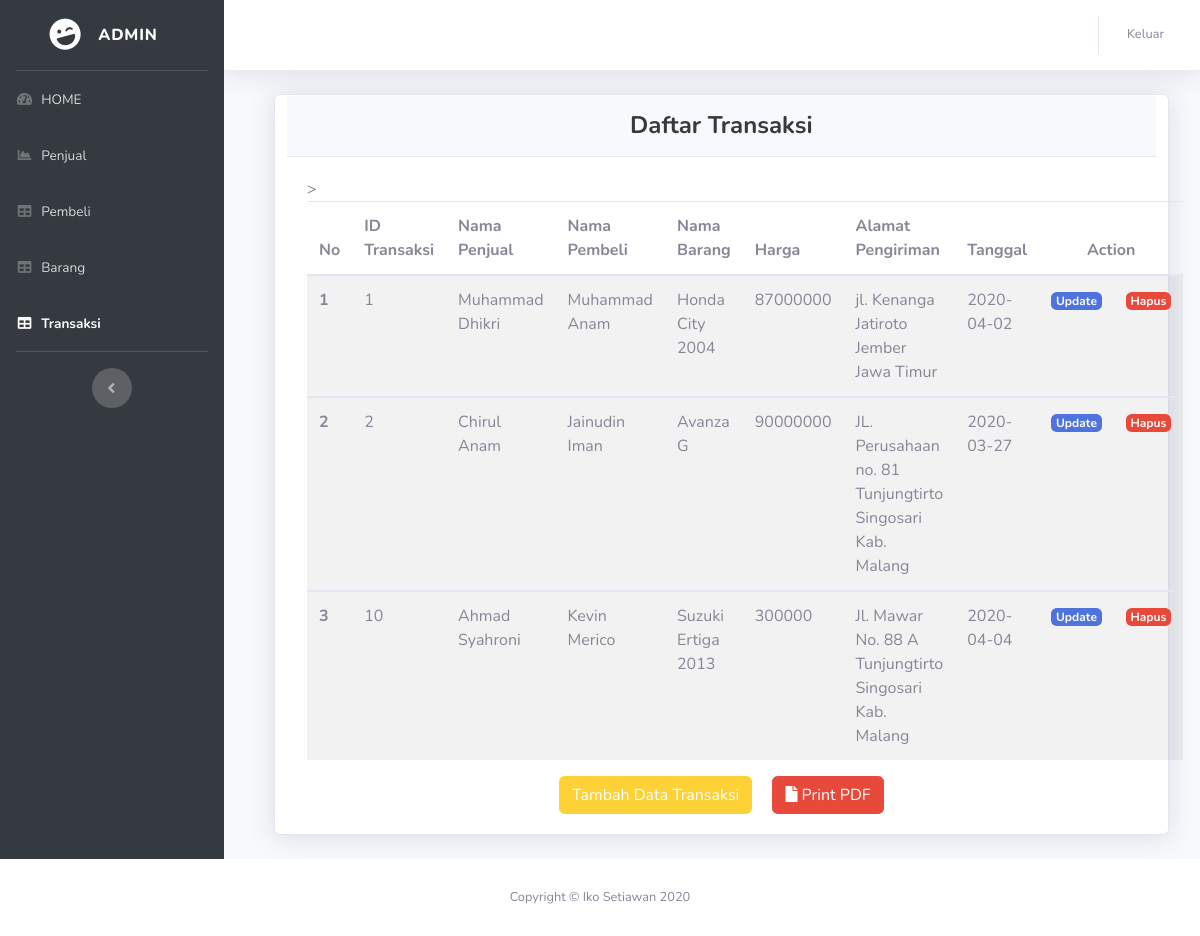
Screenshot of /index.php/admin/tampilTransaksi with the database file from the repository.
### tables this page shows
CREATE TABLE `tb_transaksi` (
  `id_transaksi` int(11) NOT NULL,
  `id_barang` int(11) NOT NULL,
  `id_penjual` int(11) NOT NULL,
  `id_pembeli` int(11) NOT NULL,
  `nama_penjual` varchar(64) NOT NULL,
  `nama_pembeli` varchar(64) NOT NULL,
  `nama_barang` varchar(128) NOT NULL,
  `harga` bigint(255) NOT NULL,
  `alamat_pengiriman` varchar(256) NOT NULL,
  `tanggal` date NOT NULL
);

### application/controllers/Admin.php (called while the page is built, shortened)
<?php
class Admin extends CI_Controller
{
    public function __construct()
    {
        $this->load->model('M_penjual');
        $this->load->model('M_pembeli');
        $this->load->model('M_barang');
        $this->load->model('m_transaksi');
        $this->load->library('dompdf_gen');
        $this->load->library('form_validation');
    }
    public function tampilTransaksi()
    {
        $data['judul'] = "Daftar Transaksi ";
        $data['transaksi'] = $this->db->get('tb_transaksi')->result_array();;
        $this->load->view("admin/v_header", $data);
        $this->load->view("admin/transaksi/v_transaksi", $data);
        $this->load->view("admin/v_footer");
    }
}

### index.php (called while the page is built, shortened)
<?php
require_once BASEPATH.'core/CodeIgniter.php';

### application/views/admin/transaksi/v_transaksi.php (the view, shortened to what this page needs)
<div id="wrapper">
    <ul class="navbar-nav bg-gradient-primary sidebar sidebar-dark accordion" id="accordionSidebar">
        <a class="sidebar-brand d-flex align-items-center justify-content-center" href="index.html">
            <div class="sidebar-brand-icon rotate-n-15">
                <i class="fas fa-laugh-wink"></i>
            </div>
            <div class="sidebar-brand-text mx-3">ADMIN</div>
        </a>
        <hr class="sidebar-divider my-0">
        <li class="nav-item">
            <a class="nav-link" href="<?= base_url(); ?>Admin">
                <i class="fas fa-fw fa-tachometer-alt"></i>
                <span>HOME</span></a>
        </li>
        <li class="nav-item ">
            <a class="nav-link" href="<?= base_url(); ?>Admin/tampilPenjual">
                <i class="fas fa-fw fa-chart-area"></i>
                <span>Penjual </span></a>
        </li>
        <li class="nav-item">
            <a class="nav-link" href="<?= base_url(); ?>Admin/tampilPembeli">
                <i class="fas fa-fw fa-table"></i>
                <span>Pembeli</span></a>
        </li>
        <li class="nav-item">
            <a class="nav-link" href="<?= base_url(); ?>admin/tampilBarang">
                <i class="fas fa-fw fa-table"></i>
                <span>Barang</span></a>
        </li>
        <li class="nav-item active">
            <a class="nav-link" href="<?= base_url(); ?>Admin/tampilTransaksi">
                <i class="fas fa-fw fa-table"></i>
                <span>Transaksi</span></a>
        </li>
        <hr class="sidebar-divider d-none d-md-block">
        <div class="text-center d-none d-md-inline">
            <button class="rounded-circle border-0" id="sidebarToggle"></button>
        </div>
    </ul>
    <div id="content-wrapper" class="d-flex flex-column">
        <div id="content">
            <nav class="navbar navbar-expand navbar-light bg-white topbar mb-4 static-top shadow">
                <ul class="navbar-nav ml-auto">
                    <li class="nav-item dropdown no-arrow">
                        <a class="nav-link dropdown-toggle" href="#" data-toggle="modal" data-target="#logoutModal">
                            <span class="mr-2 d-none d-lg-inline text-gray-600 small">Keluar</span>
                        </a>
                    </li>
                </ul>
            </nav>
            <div class="card shadow mb-4 col-sm-11" style="margin-left: 50px;">
                <div class="card-header py-3">
                    <h4 class="m-0 font-weight-bold text-primary text-center">Daftar Transaksi </h4>
                </div>
                <div class="card-body">
                    <table class="table table-striped">
                        <thead>
                            <tr>
                                <th scope="col">No</th>
                                <th scope="col">ID Transaksi</th>>
                                <th scope="col">Nama Penjual</th>
                                <th scope="col">Nama Pembeli</th>
                                <th scope="col">Nama Barang</th>
                                <th scope="col">Harga</th>
                                <th scope="col">Alamat Pengiriman</th>
                                <th scope="col">Tanggal</th>
                                <th scope="col" colspan="2" class="text-center"> Action</th>
                            </tr>
                        </thead>
                        <?php $no = 1;
                        foreach ($transaksi as $trans) : ?>
                            <tbody>
                                <tr>
                                    <th scope="row"><?= $no; ?></th>
                                    <td><?= $trans['id_transaksi']; ?></td>
                                    <td><?= $trans['nama_penjual']; ?></td>
                                    <td><?= $trans['nama_pembeli']; ?></td>
                                    <td><?= $trans['nama_barang']; ?></td>
                                    <td><?= $trans['harga']; ?></td>
                                    <td><?= $trans['alamat_pengiriman']; ?></td>
                                    <td><?= $trans['tanggal']; ?></td>
                                    <td><a href="<?= base_url(); ?>Admin/updateTransaksi/<?= $trans['id_transaksi']; ?>" class="badge badge-primary ">Update</a></td>
                                    <td><a href="<?= base_url(); ?>Admin/hapusTransaksi/<?= $trans['id_transaksi']; ?>" class="badge badge-danger " onclick="return confirm('yakin');">Hapus</a></td>
                                </tr>
                            </tbody>
                        <?php $no++;
                        endforeach; ?>
                    </table>
                    <div class="text-center">
                        <a href="<?= base_url() ?>Admin/tambahDataTransaksi" class="btn btn-primary"> Tambah Data Transaksi </a>
                        <a href="<?= base_url() ?>Admin/transaksiPdf" class="btn btn-danger ml-3"><i class="fa fa-file"></i> Print PDF </a>
                    </div>
                </div>
            </div>
        </div>
    </div>
</div>

### rows the page displays
tb_transaksi: id_transaksi "1", nama_penjual "Muhammad Dhikri", nama_pembeli "Muhammad Anam", nama_barang "Honda City 2004", harga "87000000", alamat_pengiriman "jl. Kenanga Jatiroto Jember Jawa Timur", tanggal "2020-04-02"
tb_transaksi: id_transaksi "2", nama_penjual "Chirul Anam", nama_pembeli "Jainudin Iman", nama_barang "Avanza G", harga "90000000", alamat_pengiriman "JL. Perusahaan no. 81 Tunjungtirto Singosari Kab. Malang", tanggal "2020-03-27"
tb_transaksi: id_transaksi "10", nama_penjual "Ahmad Syahroni", nama_pembeli "Kevin Merico", nama_barang "Suzuki Ertiga 2013", harga "300000", alamat_pengiriman "Jl. Mawar No. 88 A Tunjungtirto Singosari Kab. Malang", tanggal "2020-04-04"
